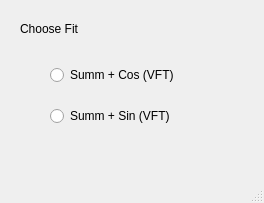
<?xml version="1.0" encoding="UTF-8"?>
<ui version="4.0">
 <class>MainWindow</class>
 <widget class="QMainWindow" name="MainWindow">
  <property name="geometry">
   <rect>
    <x>0</x>
    <y>0</y>
    <width>264</width>
    <height>203</height>
   </rect>
  </property>
  <property name="windowTitle">
   <string>MainWindow</string>
  </property>
  <widget class="QWidget" name="centralwidget">
   <widget class="QWidget" name="verticalLayoutWidget">
    <property name="geometry">
     <rect>
      <x>20</x>
      <y>50</y>
      <width>221</width>
      <height>91</height>
     </rect>
    </property>
    <layout class="QVBoxLayout" name="verticalLayout">
     <property name="leftMargin">
      <number>30</number>
     </property>
     <item>
      <widget class="QRadioButton" name="SummCos">
       <property name="text">
        <string>Summ + Cos (VFT)</string>
       </property>
      </widget>
     </item>
     <item>
      <widget class="QRadioButton" name="SummSin">
       <property name="text">
        <string>Summ + Sin (VFT)</string>
       </property>
      </widget>
     </item>
    </layout>
   </widget>
   <widget class="QLabel" name="label">
    <property name="geometry">
     <rect>
      <x>20</x>
      <y>20</y>
      <width>181</width>
      <height>17</height>
     </rect>
    </property>
    <property name="text">
     <string>Choose Fit</string>
    </property>
   </widget>
  </widget>
  <widget class="QMenuBar" name="menubar">
   <property name="geometry">
    <rect>
     <x>0</x>
     <y>0</y>
     <width>264</width>
     <height>22</height>
    </rect>
   </property>
  </widget>
  <widget class="QStatusBar" name="statusbar"/>
 </widget>
 <resources/>
 <connections/>
</ui>
